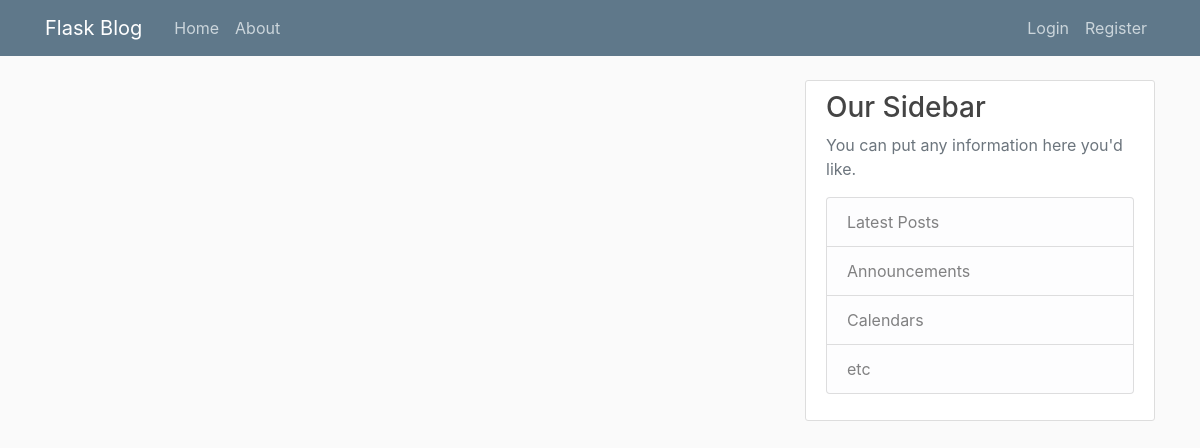
/home, run on an earlier commit of the app's database.
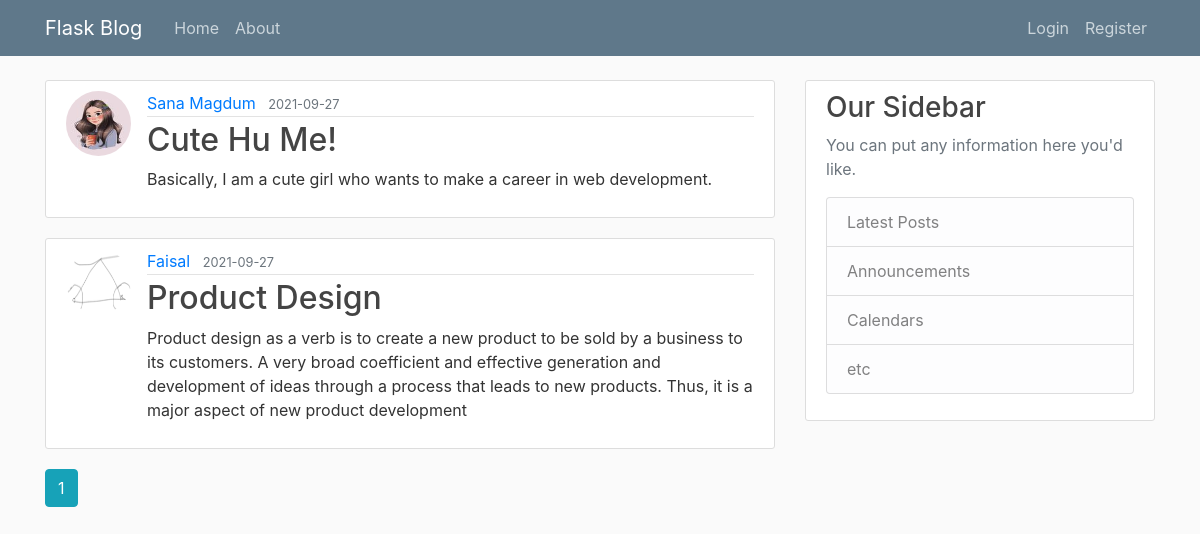
And on a later commit of the database.
### FMagdum/models.py (models this page shows, shortened)
class Post(db.Model):
    id = db.Column(db.Integer, primary_key=True)
    title = db.Column(db.String(100),nullable=False)
    date_posted = db.Column(db.DateTime, nullable=False, default=datetime.utcnow)
    content = db.Column(db.Text, nullable=False)
    user_id = db.Column(db.Integer, db.ForeignKey('user.id'), nullable=False)

class User(db.Model, UserMixin):
    id = db.Column(db.Integer, primary_key=True)
    username = db.Column(db.String(20), unique=True, nullable=False)
    email = db.Column(db.String(120), unique=True, nullable=False)
    image_file = db.Column(db.String(20), nullable=False, default='default.jpg')
    password = db.Column(db.String(60), nullable=False)
    posts = db.relationship('Post', backref='author', lazy=True)

### FMagdum/main/routes.py (the view)
@main.route("/")
@main.route("/home")
def home():
    page = request.args.get('page', 1, type=int)
    posts = Post.query.order_by(Post.date_posted.desc()).paginate(page=page,per_page=3)
    return render_template('home.html', posts=posts, legend="Create New Post")

### FMagdum/templates/home.html
{%extends "layout.html"%}
{%block content%}
    {% for post in posts.items %}
        <article class="media content-section">
            <img class="rounded-circle article-img" src="{{url_for('static', filename='profile_pics/' + post.author.image_file)}}">
            <div class="media-body">
            <div class="article-metadata">
                <a class="mr-2" href="{{url_for('users.user_posts', username=post.author.username)}}">{{ post.author.username }}</a>
                <small class="text-muted">{{ post.date_posted.strftime('%Y-%m-%d') }}</small>
            </div>
            <h2><a class="article-title" href="{{url_for('posts.post', post_id=post.id)}}">{{ post.title }}</a></h2>
            <p class="article-content">{{ post.content }}</p>
            </div>
        </article>
    {%endfor%}
    {% for page_num in posts.iter_pages(left_edge=1, right_edge=1, left_current=1, right_current=2) %}
        {% if page_num %}
            {% if posts.page == page_num %}
                <a class="btn btn-info mb-4" href="{{url_for('main.home', page=page_num)}}"> {{ page_num }} </a>
            {% else %}
            <a class="btn btn-outline-info mb-4" href="{{url_for('main.home', page=page_num)}}"> {{ page_num }} </a>
            {% endif %}
        {% else %}
            ...
        {% endif %}
    {% endfor %}
{%endblock content%}

What changed in the data, as far as the page shows it:
added Post: image_file (picture), author.username "Sana Magdum", date_posted "2021-09-27", title "Cute Hu Me!", content "Basically, I am a cute girl who wants to make a career in web development."
added Post: image_file (picture), author.username "Faisal", date_posted "2021-09-27", title "Product Design", content "Product design as a verb is to create a new product to be sold by a business to its customers. A very broad coefficient and effective generation and development of ideas through a process that leads to new products. Thus, it is a major aspect of new product development"
Also different on the page:
new list line: "1"
